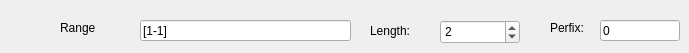
     <widget class="QWidget" name="tab_14">
      <attribute name="title">
       <string>Subjects</string>
      </attribute>
      <widget class="QLabel" name="label_25">
       <property name="geometry">
        <rect>
         <x>550</x>
         <y>20</y>
         <width>60</width>
         <height>16</height>
        </rect>
       </property>
       <property name="text">
        <string>Perfix:</string>
       </property>
      </widget>
      <widget class="QLabel" name="label_26">
       <property name="geometry">
        <rect>
         <x>370</x>
         <y>20</y>
         <width>60</width>
         <height>21</height>
        </rect>
       </property>
       <property name="text">
        <string>Length:</string>
       </property>
      </widget>
      <widget class="QLineEdit" name="txtDISubPer">
       <property name="geometry">
        <rect>
         <x>600</x>
         <y>20</y>
         <width>80</width>
         <height>21</height>
        </rect>
       </property>
       <property name="toolTip">
        <string>&lt;html&gt;&lt;head/&gt;&lt;body&gt;&lt;p&gt;&lt;span style=&quot; font-size:18pt; color:#0000ff;&quot;&gt;SubPer: content of subject counter, e.g. SubPer = 0 -&amp;gt; sub-001 OR SubPer = A -&amp;gt; sub-AA1&lt;/span&gt;&lt;/p&gt;&lt;/body&gt;&lt;/html&gt;</string>
       </property>
       <property name="text">
        <string>0</string>
       </property>
      </widget>
      <widget class="QSpinBox" name="txtDISubLen">
       <property name="geometry">
        <rect>
         <x>440</x>
         <y>20</y>
         <width>80</width>
         <height>24</height>
        </rect>
       </property>
       <property name="toolTip">
        <string>&lt;html&gt;&lt;head/&gt;&lt;body&gt;&lt;p&gt;&lt;span style=&quot; font-size:18pt; color:#0000ff;&quot;&gt;SubLen: the length of subject counter, e.g. SubLen=3 -&amp;gt; output sub-001, sub-002&lt;/span&gt;&lt;/p&gt;&lt;p&gt;&lt;span style=&quot; font-size:18pt; color:#0000ff;&quot;&gt;SubLen &amp;gt; 1&lt;/span&gt;&lt;/p&gt;&lt;/body&gt;&lt;/html&gt;</string>
       </property>
       <property name="minimum">
        <number>1</number>
       </property>
       <property name="maximum">
        <number>999999999</number>
       </property>
       <property name="singleStep">
        <number>1</number>
       </property>
       <property name="value">
        <number>2</number>
       </property>
      </widget>
      <widget class="QLabel" name="label_13">
       <property name="geometry">
        <rect>
         <x>60</x>
         <y>20</y>
         <width>71</width>
         <height>16</height>
        </rect>
       </property>
       <property name="text">
        <string>Range</string>
       </property>
      </widget>
      <widget class="QLineEdit" name="txtDISubRange">
       <property name="geometry">
        <rect>
         <x>140</x>
         <y>20</y>
         <width>211</width>
         <height>21</height>
        </rect>
       </property>
       <property name="toolTip">
        <string>&lt;html&gt;&lt;head/&gt;&lt;body&gt;&lt;p&gt;&lt;span style=&quot; font-size:18pt; color:#0000ff;&quot;&gt;SubRange: a unique range of integers, i.e. Range=[1, 4-8, 10, 12-14]&lt;/span&gt;&lt;/p&gt;&lt;/body&gt;&lt;/html&gt;</string>
       </property>
       <property name="text">
        <string>[1-1]</string>
       </property>
      </widget>
     </widget>
